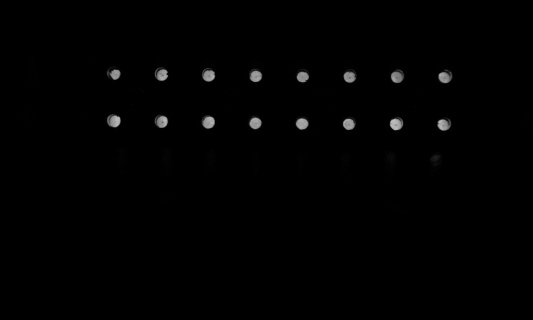
#> input picture Week2/img/dye1.png, 533 x 320 px
$ jupyter execute 0613.ipynb
#> lines starting #> are read from the running program, lines starting #| are printed output that depends on the picture
[cell 1]
import cv2 as cv
import numpy as np
from matplotlib import pyplot as plt
from skimage.io import imread,imshow,imsave
img1 = imread("./img/dye1.png")
#> img1 is the input picture: shape (320, 533); min 0, max 194, mean 1.6
print(img1.shape)
#| (320, 533)

plt.figure()
imshow(img1)
plt.show()

[cell 2]
from scipy.signal import convolve2d
# 平均濾波器
size = 15
#設置kernel
kernel = np.ones((size,size))
print(kernel)
print("濾波核: " + str(kernel.sum()))
# print("\n")
kernel /= kernel.sum()
print(kernel)

img1_out = convolve2d(img1,kernel)
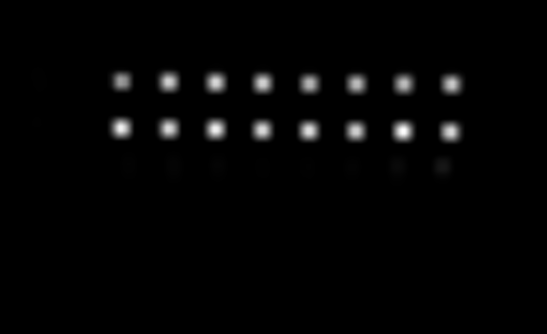
#> img1_out: shape (334, 547) float64; min 0, max 89.7, mean 1.5; drawn with min black and max white
plt.figure()
plt.gray()
plt.subplot(1,2,1)
plt.imshow(img1[::5,::5])
plt.subplot(1,2,2)
plt.imshow(img1_out[::5,::5])
plt.show()
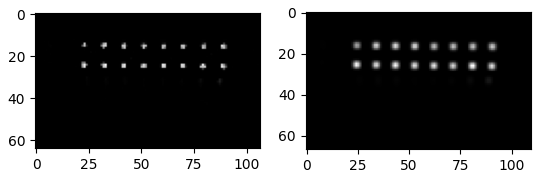
#> figure drawn by matplotlib, 2 panels

[cell 3]
# 中值濾波器
size = 5
img2_out = np.zeros(img1.shape)
for y in range(size//2, img1.shape[0]-size//2):
    for x in range(size//2, img1.shape[1]-size//2):
        img2_out = np.median(img1[y-size//2:y+size//2+1, x-size//2//2+1])

$ run again, with Week2/img/dye2.png copied over Week2/img/dye1.png
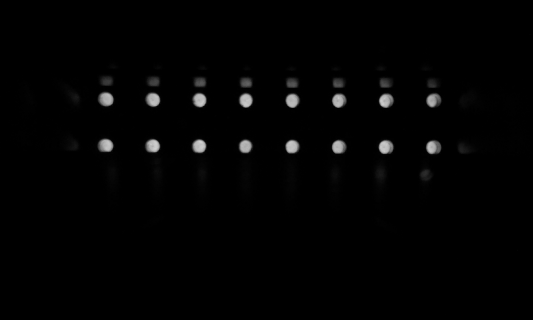
#> input picture Week2/img/dye2.png, 533 x 320 px
#> img1 is the input picture: shape (320, 533); min 0, max 208, mean 2.9
#| (320, 533)
#> `img1_out = convolve2d(img1,kernel)`:
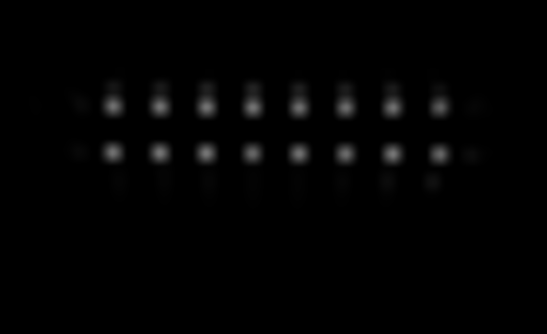
#> img1_out: shape (334, 547) float64; min 0, max 117.7, mean 2.7
#> `plt.show()`:
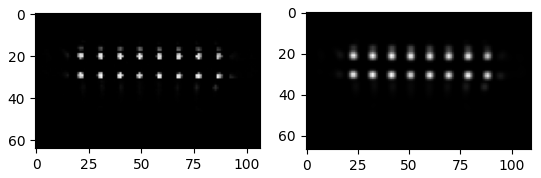
#> figure drawn by matplotlib, 2 panels
